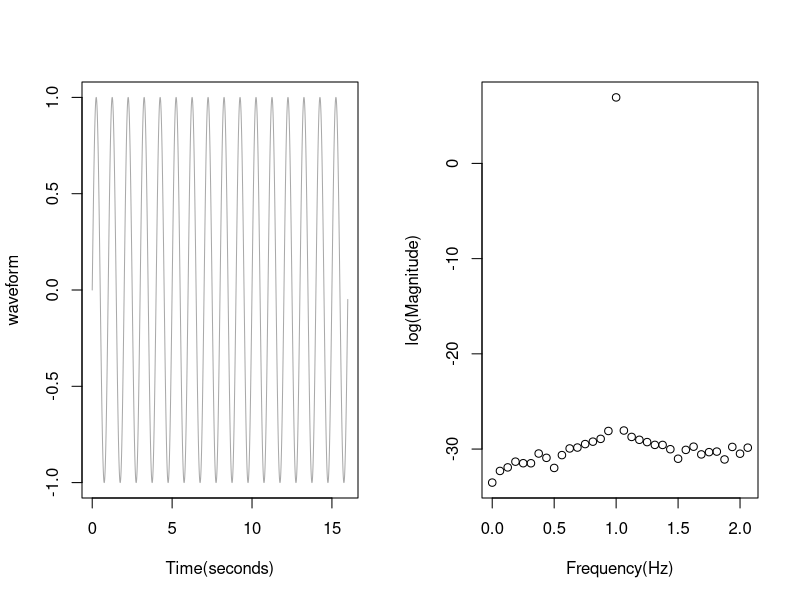
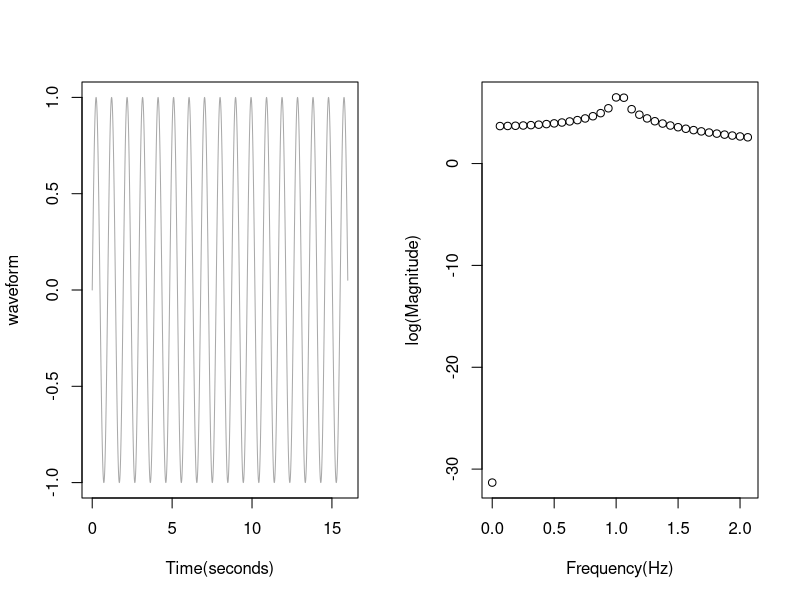
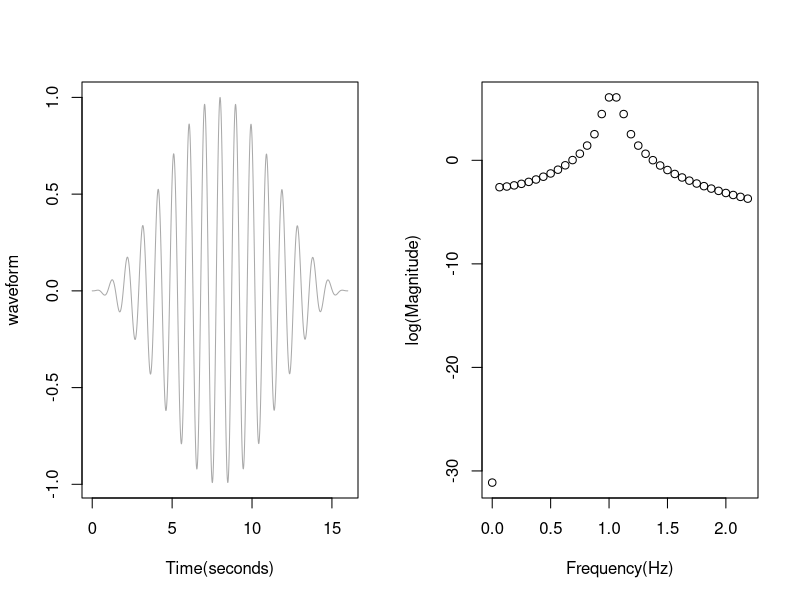

Generate these figures, in order, with R:
## ---- chunk 1
                offsetdeg    = 0
                samplingrate = 128
                leninsec     = 16
                nbrcycles    = 16
                windowing    = FALSE
                HFCycle      = FALSE
                
                nbrpts = samplingrate*leninsec
                offset = offsetdeg*(2*pi)/360
                
                indices = nbrcycles*c(0:(nbrpts-1))*(2*pi)/(nbrpts)
                waveform = sin(indices+offset)
                
                
                # windowing
                if (windowing) {
                        # Hanning
                        windices = c(0:(nbrpts-1))*((2*pi)/(nbrpts-1))
                        window= 0.5*(1-cos(windices))
                        waveform = window * waveform  
                }
                
                par( mfrow = c( 1, 2 ) )
                timeindices = c(0:(nbrpts-1))/samplingrate
                plot(timeindices,waveform, type='l',xlab="Time(seconds)", col = 'darkgray')

# Fourier Transform
                finput = waveform - mean(waveform)
                fftout = fft(finput)
                realpart = Re(fftout)
                imagpart = Im(fftout)
                magn = sqrt (realpart*realpart+imagpart*imagpart)
                
                # symmetric - toss half and only plot region around peak
                ptstoplot = (nbrpts/2)
                submagn    = magn[1:ptstoplot]
                maxval = max(submagn)
                maxpos = which.max(submagn)
                maxfreq= samplingrate/(maxpos-1)
                if ((maxpos*2) < ptstoplot) {
                        ptstoplot =maxpos*2
                        submagn    = submagn[1:ptstoplot]
                }

                subindices = (0:(ptstoplot-1))*(samplingrate/nbrpts)
                logsubmagn = log(submagn)
                plot(subindices,logsubmagn,ylab="log(Magnitude)",xlab="Frequency(Hz)",type='p')
                
## ---- chunk 2

                samplingrate = 128
                leninsec     = 16
                nbrcycles    = 16
                HFCycle      = TRUE
                if (HFCycle) nbrcycles = nbrcycles + 0.5 
                indices = nbrcycles*c(0:(nbrpts-1))*(2*pi)/(nbrpts)
                waveform = sin(indices+offset)
                
                
                # windowing
                if (windowing) {
                        # Hanning
                        windices = c(0:(nbrpts-1))*((2*pi)/(nbrpts-1))
                        window= 0.5*(1-cos(windices))
                        waveform = window * waveform  
                }
                
                par( mfrow = c( 1, 2 ) )
                timeindices = c(0:(nbrpts-1))/samplingrate
                plot(timeindices,waveform, type='l',xlab="Time(seconds)", col = 'darkgray')

# Fourier Transform
                finput = waveform - mean(waveform)
                fftout = fft(finput)
                realpart = Re(fftout)
                imagpart = Im(fftout)
                magn = sqrt (realpart*realpart+imagpart*imagpart)
                
                # symmetric - toss half and only plot region around peak
                ptstoplot = (nbrpts/2)
                submagn    = magn[1:ptstoplot]
                maxval = max(submagn)
                maxpos = which.max(submagn)
                maxfreq= samplingrate/(maxpos-1)
                if ((maxpos*2) < ptstoplot) {
                        ptstoplot =maxpos*2
                        submagn    = submagn[1:ptstoplot]
                }

                subindices = (0:(ptstoplot-1))*(samplingrate/nbrpts)
                logsubmagn = log(submagn)
                plot(subindices,logsubmagn,ylab="log(Magnitude)",xlab="Frequency(Hz)",type='p')
                
## ---- chunk 3

                samplingrate = 128
                leninsec     = 16
                nbrcycles    = 16         
                windowing    = TRUE
                
                waveform = sin(indices+offset)
                
                
                # windowing
                if (windowing) {
                        # Hanning
                        windices = c(0:(nbrpts-1))*((2*pi)/(nbrpts-1))
                        window= 0.5*(1-cos(windices))
                        waveform = window * waveform  
                }
                
                par( mfrow = c( 1, 2 ) )
                timeindices = c(0:(nbrpts-1))/samplingrate
                plot(timeindices,waveform, type='l',xlab="Time(seconds)", col = 'darkgray')

# Fourier Transform
                finput = waveform - mean(waveform)
                fftout = fft(finput)
                realpart = Re(fftout)
                imagpart = Im(fftout)
                magn = sqrt (realpart*realpart+imagpart*imagpart)
                
                # symmetric - toss half and only plot region around peak
                ptstoplot = (nbrpts/2)
                submagn    = magn[1:ptstoplot]
                maxval = max(submagn)
                maxpos = which.max(submagn)
                maxfreq= samplingrate/(maxpos-1)
                if ((maxpos*2) < ptstoplot) {
                        ptstoplot =maxpos*2
                        submagn    = submagn[1:ptstoplot]
                }

                subindices = (0:(ptstoplot-1))*(samplingrate/nbrpts)
                logsubmagn = log(submagn)
                plot(subindices,logsubmagn,ylab="log(Magnitude)",xlab="Frequency(Hz)",type='p')
                
